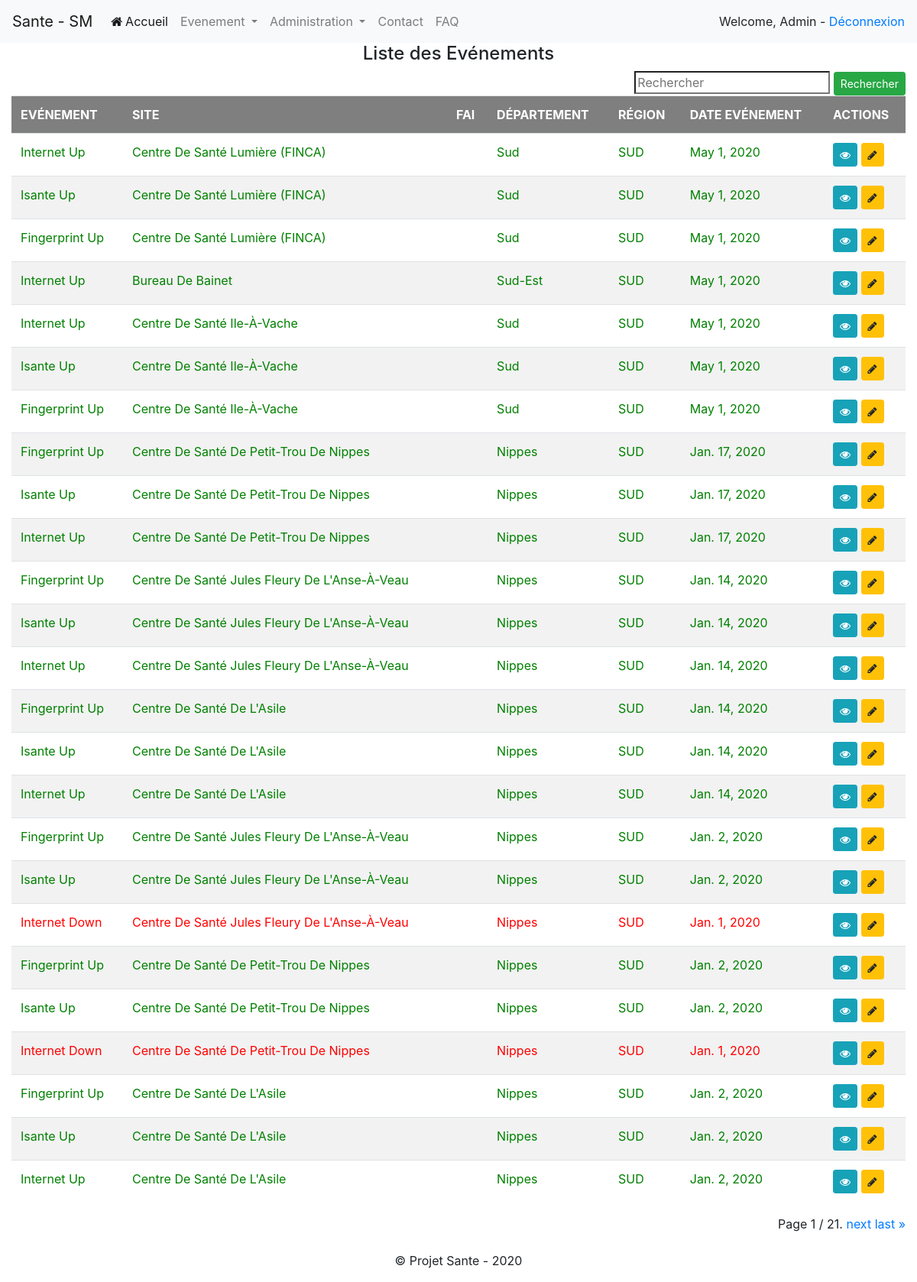
The app's page /list_events/ (signed in) with its own data.
### smonitoring/models.py (models this page shows, shortened)
class Evenement(models.Model):
	code_site = models.ForeignKey(Site, on_delete= models.CASCADE, related_name="site")
	entite_concerne = models.CharField(max_length=100, choices= [('internet','Internet'),('isante','Isante Server'),('fingerprint','Fingerprint Server')]) # internet, isante or fingerprint
	status_ev = models.CharField(max_length=10, choices= EL_CHOICES) # up, down, none
	raison_ev = models.CharField(max_length=100, choices= RAISON_CHOICES)
	date_ev = models.DateField(default=datetime.now().date())
	date_rap = models.DateField(default=datetime.now().date())
	date_entree = models.DateTimeField(default=datetime.utcnow)
	pers_contact = models.CharField(max_length=100, default=None, blank=True,null=True)
	remarques = models.CharField(max_length=100, default=None, blank=True,null=True)
	code_utilisateur = models.CharField(max_length=100)
	"""
	def __init__(self,code_site,entite_concerne,status_ev,date_ev,raison_ev,date_rap,pers_contact,remarques,date_entree,code_utilisateur):
		self.code_site=code_site
		self.entite_concerne=entite_concerne
		self.status_ev=status_ev
		self.raison_ev=raison_ev
		self.date_ev=date_ev
		self.date_rap=date_rap
		self.date_entree=date_entree
		self.pers_contact=pers_contact
		self.remarques=remarques
		self.code_utilisateur=code_utilisateur
	"""

class Site(models.Model):
	code = models.CharField(max_length=10,unique=True)
	type_site = models.CharField(max_length=10)
	nom = models.CharField(max_length=100)
	sigle = models.CharField(max_length=10, default=None, blank=True,null=True)
	region = models.CharField(max_length=100)
	departement = models.CharField(max_length=30)
	commune = models.CharField(max_length=100)
	adresse = models.CharField(max_length=100, default=None, blank=True,null=True)
	pepfar = models.CharField(max_length=10, choices = PEPFAR_CHOICES)
	contact_1 = models.CharField(max_length=100)
	tel_1 = models.CharField(max_length=100)
	contact_2 = models.CharField(max_length=100, default=None, blank=True,null=True)
	tel_2 = models.CharField(max_length=100, default=None, blank=True,null=True)
	fai = models.CharField(max_length=100, choices= FAI_CHOICES)
	internet = models.CharField(max_length=15, choices = EL_CHOICES)
	isante = models.CharField(max_length=15, choices = EL_CHOICES)
	fingerprint = models.CharField(max_length=15, choices = EL_CHOICES)
	def __str__(self):
		return f"{self.nom}"

### smonitoring/views.py (the view)
# urls.py: path("list_events/",views.list_events,name="list_events"),
@login_required
def list_events(request,page=1):
	page_title = 'Liste des Evénements'
	context = {
		"page_title":page_title
	}
	PER_PAGE = 25
	event_list = Evenement.objects.all().select_related('code_site').order_by('-date_entree')
	paginator = Paginator(event_list, PER_PAGE)
	page_number = request.GET.get('page')
	page_obj = paginator.get_page(page_number)
	context['liste_events']=page_obj
	return render(request, 'event_list.html', context)

### smonitoring/templates/event_list.html (shortened to what this page needs)
{% extends "layout.html" %}
{% block body %}
	<h4 class="text-center">{{ page_title }}</h4>
	<form method="GET">
			<div class="pull-right">
					<input type="search" name="search" id="search" placeholder="Rechercher" />
					<button type="submit" class="btn btn-sm btn-success">Rechercher</button>
			</div>
	</form>
	<div class="table-responsive">
		<table class="table table-striped table-hover">
			<th>Evénement</th><th>Site</th><th>FAI</th><th>Département</th><th>Région</th><th>Date Evénement</th><th>Actions</th>
			{% if liste_events %}
				{% for event in liste_events %}
					<tr class="{{event.status_ev}} togle-case">
						<td>{{ event.entite_concerne }} {{ event.status_ev }}</td>
						<td>{{ event.code_site }}</td>
						<td>{{ event.code_site.fai }}</td>
						<td>{{ event.code_site.departement }}</td>
						<td>{{ event.code_site.region }}</td>
						<td>{{ event.date_ev }}</td>
						<td>
							<a href="#" class="btn btn-info btn-sm"><span class="fa fa-eye" title="Voir"></span></a>
							<a href="{% url 'edit_event' event.id %}" class="btn btn-warning btn-sm"><span class="fa fa-pencil" title="Modifier"></span></a>
						</td>
					</tr>
				{% endfor %}
			{% endif %}
		</table>
	</div>
<div class="pagination pull-right">
    <span class="step-links">
        <span class="current">
            Page {{ liste_events.number }} / {{ liste_events.paginator.num_pages }}.
        </span>
        {% if liste_events.has_next %}
            <a href="?page={{ liste_events.next_page_number }}">next</a>
            <a href="?page={{ liste_events.paginator.num_pages }}">last &raquo;</a>
        {% endif %}
    </span>
</div>
{% endblock %}

### smonitoring/templates/layout.html (shortened to what this page needs)
<!DOCTYPE html>
<html>
<head>
	<link rel="stylesheet" href="https://maxcdn.bootstrapcdn.com/bootstrap/4.4.1/css/bootstrap.min.css">
	<link rel="stylesheet" href="https://stackpath.bootstrapcdn.com/font-awesome/4.7.0/css/font-awesome.min.css">
	{% load static %}
	<link rel="stylesheet" href="{%  static 'css/mystyle.css' %}">
</head>
<body>
	<nav class="navbar sticky-top navbar-expand-lg navbar-light bg-light">
	  <a class="navbar-brand" href="{% url 'index' %}">Sante - SM</a>
	  <div class="collapse navbar-collapse" id="navbarSupportedContent">
		<ul class="navbar-nav mr-auto">
		  <li class="nav-item active">
			<a class="nav-link" href="{% url 'index' %}"><span class="fa fa-home">&nbsp;</span>Accueil <span class="sr-only">(current)</span></a>
		  </li>
		{% if user.is_authenticated %}
		<li class="nav-item dropdown">
			<a class="nav-link dropdown-toggle" href="#" id="navbarDropdown" role="button" data-toggle="dropdown" aria-haspopup="true" aria-expanded="false">
			Evenement
			</a>
		</li>
		{% endif %}
		{% if user.is_staff %}
		<li class="nav-item dropdown">
			<a class="nav-link dropdown-toggle" href="#" id="navbarDropdown" role="button" data-toggle="dropdown" aria-haspopup="true" aria-expanded="false">
			Administration
			</a>
		</li>
		{% endif %}
		  <li class="nav-item">
			<a class="nav-link" href="#">Contact</a>
		  </li>
		  <li class="nav-item">
			<a class="nav-link" href="#" title="Foire aux questions" >FAQ</a>
		  </li>
		</ul>
		<div class="pull-right">
			{% if user.is_authenticated %}
				{% if user.first_name %}
					<span class="togle-case">Welcome, {{ user.first_name }} - </span>
				{% else %}
					<span class="togle-case">Welcome, {{ user.username }} - </span>
				{% endif %}
			<a href= "{% url 'logout' %}" >Déconnexion</a>
			{% else %}
			<a class="mr-2" href="#" ><span class="fa fa-user">&nbsp;</span>Inscription</a>
			<a class="" href="{% url 'login' %}" ><span class="fa fa-sign-in">&nbsp;</span>Connexion</a>
			{% endif %}
		</div>
	  </div>
	</nav>
	<div class="container-fluid" style="min-height:200px;">
		{% block body %}
		{% endblock body %}
	</div>
	<footer class="footer text-center mt-5">
		<p class="">&copy; Projet Sante - 2020</p>
	</footer>
</body>
</html>

### smonitoring/static/css/mystyle.css (style rules this page uses)
th { background-color: #7F7F7F ; color: #FFFFFF; text-transform: uppercase; }
.up { background-color: ; color: #008000; }
.down { background-color: #FFFFFF; color: #FF0000 }
.togle-case { text-transform: capitalize; }

### records on screen
Evenement: entite_concerne "Internet", status_ev "Up", code_site "Centre De Santé Lumière (FINCA)", code_site.departement "Sud", code_site.region "SUD", date_ev "May 1, 2020"
Evenement: entite_concerne "Isante", status_ev "Up", code_site "Centre De Santé Lumière (FINCA)", code_site.departement "Sud", code_site.region "SUD", date_ev "May 1, 2020"
Evenement: entite_concerne "Fingerprint", status_ev "Up", code_site "Centre De Santé Lumière (FINCA)", code_site.departement "Sud", code_site.region "SUD", date_ev "May 1, 2020"
Evenement: entite_concerne "Internet", status_ev "Up", code_site "Bureau De Bainet", code_site.departement "Sud-Est", code_site.region "SUD", date_ev "May 1, 2020"
Evenement: entite_concerne "Internet", status_ev "Up", code_site "Centre De Santé Ile-À-Vache", code_site.departement "Sud", code_site.region "SUD", date_ev "May 1, 2020"
Evenement: entite_concerne "Isante", status_ev "Up", code_site "Centre De Santé Ile-À-Vache", code_site.departement "Sud", code_site.region "SUD", date_ev "May 1, 2020"
Evenement: entite_concerne "Fingerprint", status_ev "Up", code_site "Centre De Santé Ile-À-Vache", code_site.departement "Sud", code_site.region "SUD", date_ev "May 1, 2020"
Evenement: entite_concerne "Fingerprint", status_ev "Up", code_site "Centre De Santé De Petit-Trou De Nippes", code_site.departement "Nippes", code_site.region "SUD", date_ev "Jan. 17, 2020"
Evenement: entite_concerne "Isante", status_ev "Up", code_site "Centre De Santé De Petit-Trou De Nippes", code_site.departement "Nippes", code_site.region "SUD", date_ev "Jan. 17, 2020"
Evenement: entite_concerne "Internet", status_ev "Up", code_site "Centre De Santé De Petit-Trou De Nippes", code_site.departement "Nippes", code_site.region "SUD", date_ev "Jan. 17, 2020"
Evenement: entite_concerne "Fingerprint", status_ev "Up", code_site "Centre De Santé Jules Fleury De L'Anse-À-Veau", code_site.departement "Nippes", code_site.region "SUD", date_ev "Jan. 14, 2020"
Evenement: entite_concerne "Isante", status_ev "Up", code_site "Centre De Santé Jules Fleury De L'Anse-À-Veau", code_site.departement "Nippes", code_site.region "SUD", date_ev "Jan. 14, 2020"
Evenement: entite_concerne "Internet", status_ev "Up", code_site "Centre De Santé Jules Fleury De L'Anse-À-Veau", code_site.departement "Nippes", code_site.region "SUD", date_ev "Jan. 14, 2020"
Evenement: entite_concerne "Fingerprint", status_ev "Up", code_site "Centre De Santé De L'Asile", code_site.departement "Nippes", code_site.region "SUD", date_ev "Jan. 14, 2020"
Evenement: entite_concerne "Isante", status_ev "Up", code_site "Centre De Santé De L'Asile", code_site.departement "Nippes", code_site.region "SUD", date_ev "Jan. 14, 2020"
Evenement: entite_concerne "Internet", status_ev "Up", code_site "Centre De Santé De L'Asile", code_site.departement "Nippes", code_site.region "SUD", date_ev "Jan. 14, 2020"
Evenement: entite_concerne "Fingerprint", status_ev "Up", code_site "Centre De Santé Jules Fleury De L'Anse-À-Veau", code_site.departement "Nippes", code_site.region "SUD", date_ev "Jan. 2, 2020"
Evenement: entite_concerne "Isante", status_ev "Up", code_site "Centre De Santé Jules Fleury De L'Anse-À-Veau", code_site.departement "Nippes", code_site.region "SUD", date_ev "Jan. 2, 2020"
Evenement: entite_concerne "Internet", status_ev "Down", code_site "Centre De Santé Jules Fleury De L'Anse-À-Veau", code_site.departement "Nippes", code_site.region "SUD", date_ev "Jan. 1, 2020"
Evenement: entite_concerne "Fingerprint", status_ev "Up", code_site "Centre De Santé De Petit-Trou De Nippes", code_site.departement "Nippes", code_site.region "SUD", date_ev "Jan. 2, 2020"
Evenement: entite_concerne "Isante", status_ev "Up", code_site "Centre De Santé De Petit-Trou De Nippes", code_site.departement "Nippes", code_site.region "SUD", date_ev "Jan. 2, 2020"
Evenement: entite_concerne "Internet", status_ev "Down", code_site "Centre De Santé De Petit-Trou De Nippes", code_site.departement "Nippes", code_site.region "SUD", date_ev "Jan. 1, 2020"
Evenement: entite_concerne "Fingerprint", status_ev "Up", code_site "Centre De Santé De L'Asile", code_site.departement "Nippes", code_site.region "SUD", date_ev "Jan. 2, 2020"
Evenement: entite_concerne "Isante", status_ev "Up", code_site "Centre De Santé De L'Asile", code_site.departement "Nippes", code_site.region "SUD", date_ev "Jan. 2, 2020"
Evenement: entite_concerne "Internet", status_ev "Up", code_site "Centre De Santé De L'Asile", code_site.departement "Nippes", code_site.region "SUD", date_ev "Jan. 2, 2020"

### other values on screen
{{ user.username }} "Admin"
{{ page_title }} "Liste des Evénements"
{{ liste_events.number }} "1"
{{ liste_events.paginator.num_pages }} "21"
